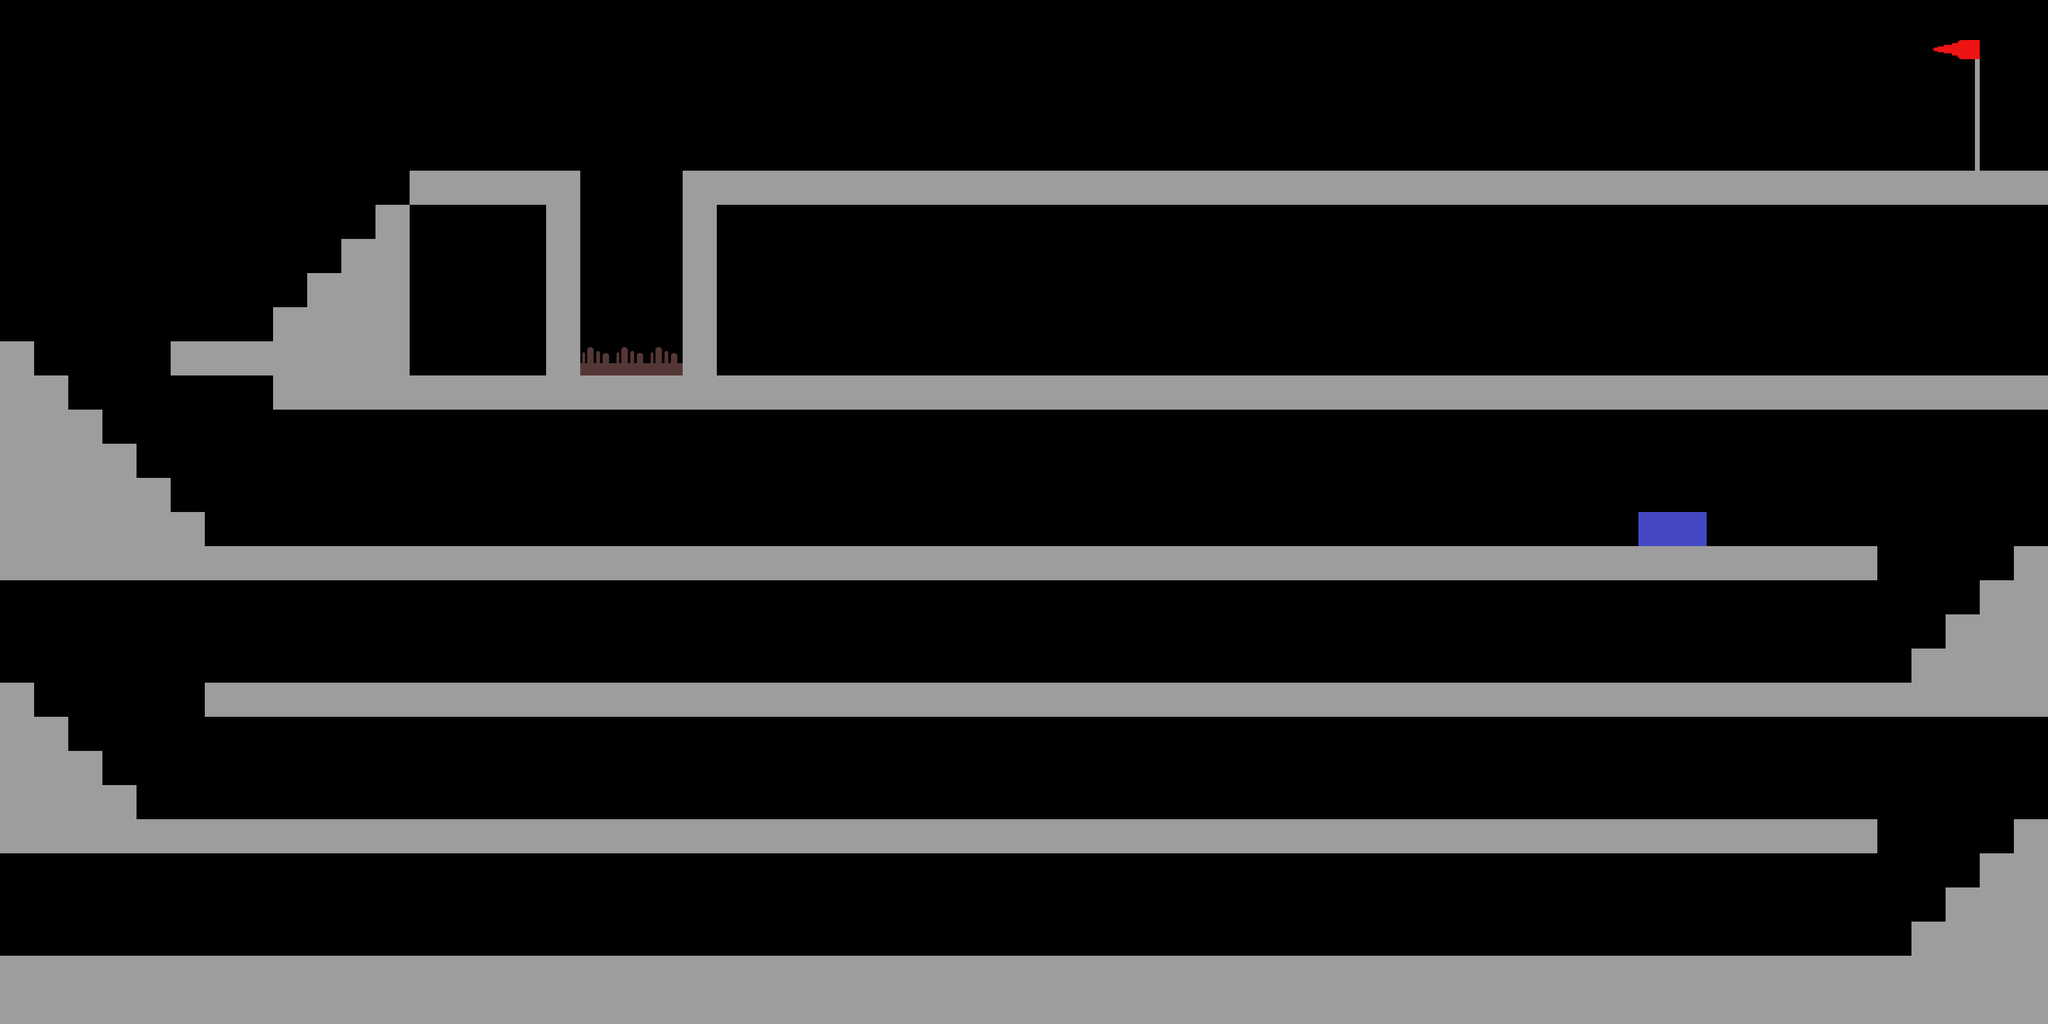

This game map was drawn from its Tiled (.tmx) file and the tilesets committed beside it. A one-line description and the full map source follow:
An orthogonal 60x30 tile map with 64x64 px tiles, 1 tile layer (Tile Layer 1).

<map version="1.0" orientation="orthogonal" renderorder="right-down" width="60" height="30" tilewidth="64" tileheight="64" nextobjectid="1">
 <tileset firstgid="1" name="TilesetMkI" tilewidth="64" tileheight="64" tilecount="12" columns="6">
  <image source="../assets/tilesetMkI.png" width="384" height="128" />
 </tileset>
 <layer name="Tile Layer 1" width="60" height="30">
  <data encoding="csv">
0,0,0,0,0,0,0,0,0,0,0,0,0,0,0,0,0,0,0,0,0,0,0,0,0,0,0,0,0,0,0,0,0,0,0,0,0,0,0,0,0,0,0,0,0,0,0,0,0,0,0,0,0,0,0,0,0,0,0,0,
0,0,0,0,0,0,0,0,0,0,0,0,0,0,0,0,0,0,0,0,0,0,0,0,0,0,0,0,0,0,0,0,0,0,0,0,0,0,0,0,0,0,0,0,0,0,0,0,0,0,0,0,0,0,0,0,5,6,0,0,
0,0,0,0,0,0,0,0,0,0,0,0,0,0,0,0,0,0,0,0,0,0,0,0,0,0,0,0,0,0,0,0,0,0,0,0,0,0,0,0,0,0,0,0,0,0,0,0,0,0,0,0,0,0,0,0,0,7,0,0,
0,0,0,0,0,0,0,0,0,0,0,0,0,0,0,0,0,0,0,0,0,0,0,0,0,0,0,0,0,0,0,0,0,0,0,0,0,0,0,0,0,0,0,0,0,0,0,0,0,0,0,0,0,0,0,0,0,7,0,0,
0,0,0,0,0,0,0,0,0,0,0,0,0,0,0,0,0,0,0,0,0,0,0,0,0,0,0,0,0,0,8,8,8,8,8,8,8,0,0,0,0,0,0,0,0,0,0,0,0,0,0,0,0,0,0,0,0,7,0,0,
0,0,0,0,0,0,0,0,0,0,0,0,1,1,1,1,1,0,0,0,1,1,1,1,1,1,1,1,1,1,1,1,1,1,1,1,1,1,1,1,1,1,1,1,1,1,1,1,1,1,1,1,1,1,1,1,1,1,1,1,
0,0,0,0,0,0,0,0,0,0,0,1,0,0,0,0,1,0,0,0,1,0,0,0,0,0,0,0,0,0,0,0,0,0,0,0,0,0,0,0,8,8,8,8,8,8,8,8,8,8,0,0,0,0,0,0,0,0,0,0,
0,0,0,0,0,0,0,0,8,8,1,1,0,0,0,0,1,0,0,0,1,0,0,0,0,0,0,0,0,0,0,0,0,0,0,0,0,0,0,0,0,0,0,8,8,8,8,8,8,8,8,8,0,0,0,0,0,0,0,0,
0,0,0,0,0,0,8,0,8,1,1,1,0,0,0,0,1,0,0,0,1,0,0,0,0,0,0,0,0,0,0,0,0,0,0,0,0,0,0,0,0,0,0,0,0,0,0,0,0,0,0,0,0,0,0,0,0,0,0,0,
0,0,0,0,0,0,8,0,1,1,1,1,0,0,0,0,1,0,0,0,1,0,0,0,0,0,0,0,0,0,0,0,0,0,0,0,0,0,0,0,0,0,0,0,0,0,0,0,0,0,0,0,0,0,0,0,0,0,0,0,
1,0,0,0,0,1,1,1,1,1,1,1,0,0,0,0,1,3,3,3,1,0,0,0,0,0,0,0,0,0,0,0,0,0,0,0,0,0,0,0,0,0,0,0,0,0,0,0,0,0,0,0,0,0,0,0,0,0,0,0,
1,1,0,0,0,0,8,8,1,1,1,1,1,1,1,1,1,1,1,1,1,1,1,1,1,1,1,1,1,1,1,1,1,1,1,1,1,1,1,1,1,1,1,1,1,1,1,1,1,1,1,1,1,1,1,1,1,1,1,1,
1,1,1,0,0,0,0,8,0,0,0,0,0,0,0,0,0,0,0,0,0,0,0,0,0,0,0,0,0,0,0,0,0,0,0,0,0,0,0,0,0,0,0,0,0,0,0,0,0,0,0,0,0,0,0,0,0,0,0,0,
1,1,1,1,8,0,0,0,0,0,0,0,0,0,0,0,0,0,0,0,0,0,0,0,0,0,0,0,0,0,0,0,0,0,0,0,0,0,0,0,0,0,0,0,0,0,0,0,0,0,0,0,0,0,0,0,0,0,0,0,
1,1,1,1,1,8,8,0,0,0,0,0,0,0,0,0,0,0,0,0,0,0,0,0,0,0,0,0,0,0,0,0,0,0,0,0,0,0,0,0,0,0,0,0,0,0,0,0,0,0,0,0,0,0,0,0,0,0,0,0,
1,1,1,1,1,1,8,0,0,0,0,0,0,0,0,0,0,0,0,0,0,0,8,8,8,8,8,8,8,0,0,0,0,0,0,0,0,0,0,0,0,0,0,0,0,0,0,0,4,4,0,0,0,0,0,0,0,0,0,0,
1,1,1,1,1,1,1,1,1,1,1,1,1,1,1,1,1,1,1,1,1,1,1,1,1,1,1,1,1,1,1,1,1,1,1,1,1,1,1,1,1,1,1,1,1,1,1,1,1,1,1,1,1,1,1,0,0,0,0,1,
0,0,0,0,0,0,0,0,0,0,0,0,0,0,0,0,0,0,0,0,0,0,0,0,0,0,0,0,0,0,0,0,0,0,0,0,0,8,8,8,8,8,8,8,8,0,0,0,0,0,0,0,0,0,0,0,0,0,1,1,
0,0,0,0,0,0,0,0,0,0,0,0,0,0,0,0,0,0,0,0,0,0,0,0,0,0,0,0,0,0,0,0,0,0,0,0,0,0,0,0,0,0,0,0,8,8,8,8,8,8,8,0,0,0,0,0,0,1,1,1,
0,0,0,0,0,0,0,0,0,0,0,0,0,0,0,0,0,0,0,0,0,0,0,0,0,0,0,0,0,0,0,0,0,0,0,0,0,0,0,0,0,0,0,0,0,0,0,0,0,0,0,0,0,0,0,0,1,1,1,1,
1,8,8,8,8,8,1,1,1,1,1,1,1,1,1,1,1,1,1,1,1,1,1,1,1,1,1,1,1,1,1,1,1,1,1,1,1,1,1,1,1,1,1,1,1,1,1,1,1,1,1,1,1,1,1,1,1,1,1,1,
1,1,0,0,0,0,0,0,0,0,0,0,0,0,0,0,0,0,0,0,0,0,0,0,0,0,0,0,0,0,0,0,0,0,0,0,0,0,0,0,0,0,0,0,0,0,0,0,0,0,0,0,0,0,0,0,0,0,0,0,
1,1,1,0,0,0,0,0,0,0,0,0,0,0,0,0,0,0,0,0,0,0,0,0,0,0,0,0,0,0,0,0,0,0,0,0,0,0,0,0,0,0,0,0,0,0,0,0,0,0,0,0,0,0,0,0,0,0,0,0,
1,1,1,1,0,0,0,0,0,0,0,0,0,0,0,0,0,0,0,0,0,0,0,0,0,0,0,0,0,0,0,0,0,0,0,0,0,0,0,0,0,0,0,0,0,0,0,0,0,0,0,0,0,0,0,0,0,0,0,0,
1,1,1,1,1,1,1,1,1,1,1,1,1,1,1,1,1,1,1,1,1,1,1,1,1,1,1,1,1,1,1,1,1,1,1,1,1,1,1,1,1,1,1,1,1,1,1,1,1,1,1,1,1,1,1,8,8,8,8,1,
0,0,0,0,0,0,0,0,0,0,0,0,0,0,0,0,0,0,0,0,0,0,0,0,0,0,0,0,0,0,0,0,0,0,0,0,0,0,0,0,0,0,0,0,0,0,0,0,0,0,0,0,0,0,0,0,0,0,1,1,
0,0,0,0,0,0,0,0,0,0,0,0,0,0,0,0,0,0,0,0,0,0,0,0,0,0,0,0,0,0,0,0,0,0,0,0,0,0,0,0,0,0,0,0,0,0,0,0,0,0,0,0,0,0,0,0,0,1,1,1,
0,0,0,0,0,0,0,0,0,0,0,0,0,0,0,0,0,0,0,0,0,0,0,0,0,0,0,0,0,0,0,0,0,0,0,0,0,0,0,0,0,0,0,0,0,0,0,0,0,0,0,0,0,0,0,0,1,1,1,1,
1,1,1,1,1,1,1,1,1,1,1,1,1,1,1,1,1,1,1,1,1,1,1,1,1,1,1,1,1,1,1,1,1,1,1,1,1,1,1,1,1,1,1,1,1,1,1,1,1,1,1,1,1,1,1,1,1,1,1,1,
1,1,1,1,1,1,1,1,1,1,1,1,1,1,1,1,1,1,1,1,1,1,1,1,1,1,1,1,1,1,1,1,1,1,1,1,1,1,1,1,1,1,1,1,1,1,1,1,1,1,1,1,1,1,1,1,1,1,1,1
</data>
 </layer>
</map>
